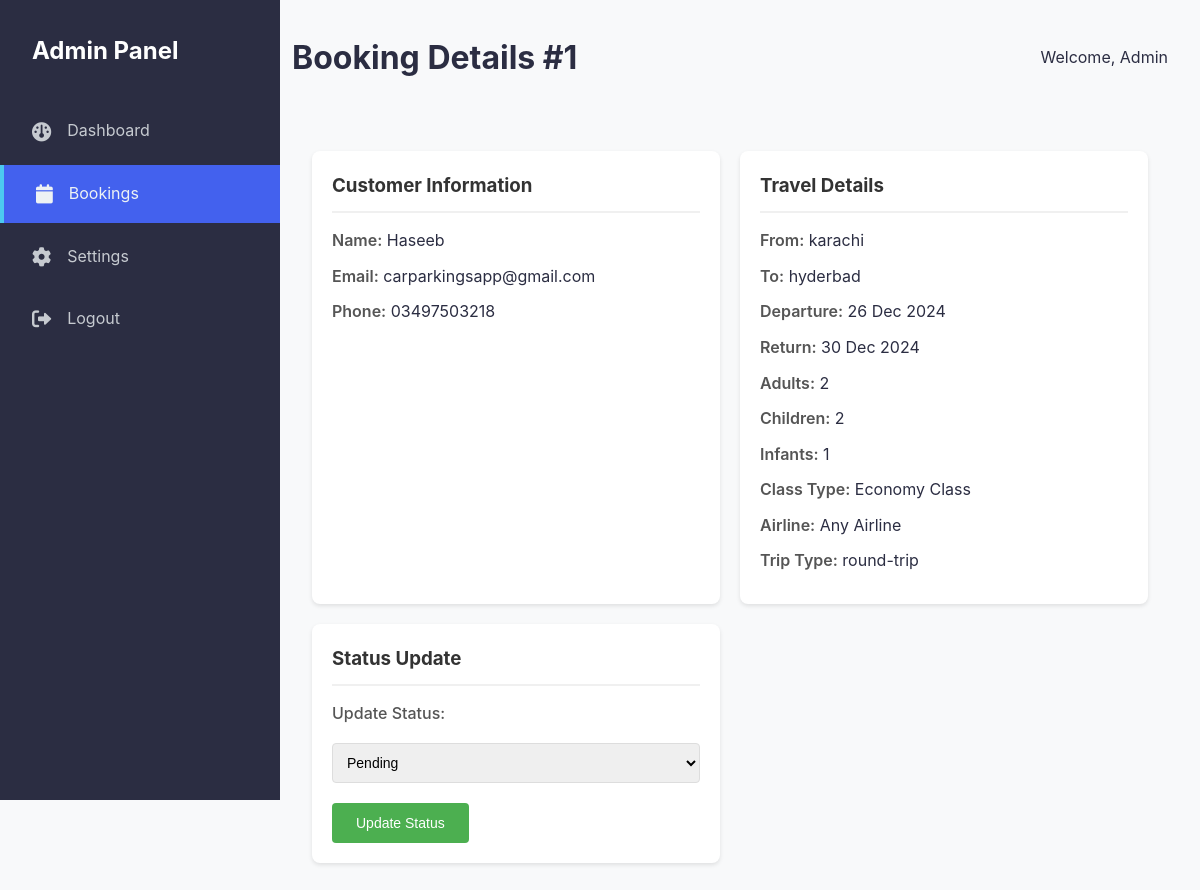
Page /project/admin/view-booking.php?id=1 (signed in) on the committed database.
### tables this page shows
CREATE TABLE bookings (
    id INT AUTO_INCREMENT PRIMARY KEY,
    name VARCHAR(100) NOT NULL,
    email VARCHAR(100) NOT NULL,
    phone VARCHAR(20) NOT NULL,
    from_location VARCHAR(100) NOT NULL,
    to_location VARCHAR(100) NOT NULL,
    departure_date DATE NOT NULL,
    return_date DATE,
    FAdult INT NOT NULL,
    FChild INT NOT NULL,
    FInfant INT NOT NULL,
    FClsType ENUM('ECONOMY', 'PREMIUM', 'BUSINESS') NOT NULL DEFAULT 'ECONOMY',
    passengers INT NOT NULL,
    status ENUM('pending', 'confirmed', 'cancelled') DEFAULT 'pending',
    trip_type ENUM('one-way', 'round-trip') DEFAULT 'round-trip',
    FAirLine VARCHAR(10) NOT NULL DEFAULT 'ALL',
    created_at TIMESTAMP DEFAULT CURRENT_TIMESTAMP,
    deleted_at TIMESTAMP NULL DEFAULT NULL,
    INDEX idx_class_type (FClsType)
);

### project/admin/view-booking.php (the view, shortened to what this page needs)
<?php
require_once '../../private/config.php';
$booking_id = filter_var($_GET['id'], FILTER_SANITIZE_NUMBER_INT);
$sql = "SELECT b.*, COALESCE(b.FClsType, 'ECONOMY') as class_type FROM bookings b WHERE b.id = ? LIMIT 1";
$stmt = $conn->prepare($sql);
$stmt->bind_param("i", $booking_id);
$stmt->execute();
$result = $stmt->get_result();
$booking = $result->fetch_assoc();
function getAirlineName($code) {
    $airlines = [
        'ALL' => 'Any Airline',
        'BA' => 'British Airways',
        'KA' => 'Kenya Airways',
        'RAM' => 'Royal Air Maroc',
        'KLM' => 'KLM',
        'AF' => 'Air France',
        'TK' => 'Turkish Airlines',
        'EK' => 'Emirates',
        'QR' => 'Qatar Airways',
        'LH' => 'Lufthansa',
        'VS' => 'Virgin Atlantic',
        'WB' => 'Rwandair Express',
        'ET' => 'Ethiopian Air Lines',
        'LX' => 'Swiss'
    ];
    return $airlines[$code] ?? $code;
}
function formatClassType($classType) {
    $cleanType = strtoupper(trim($classType ?? 'ECONOMY'));
    $formattedTypes = [
        'ECONOMY' => 'Economy Class',
        'PREMIUM' => 'Premium Economy',
        'BUSINESS' => 'Business Class'
    ];
    return $formattedTypes[$cleanType] ?? 'Economy Class';
}
?>
<!DOCTYPE html>
<html lang="en">
<head>
    <link rel="stylesheet" href="../assets/css/admin.css">
    <link rel="stylesheet" href="https://cdnjs.cloudflare.com/ajax/libs/font-awesome/6.0.0/css/all.min.css">
</head>
<body>
    <div class="admin-container">
        <aside class="sidebar">
            <h2>Admin Panel</h2>
            <nav>
                <ul>
                    <li><a href="index.php"><i class="fas fa-dashboard"></i> Dashboard</a></li>
                    <li class="active"><a href="bookings.php"><i class="fas fa-calendar"></i> Bookings</a></li>
                    <li><a href="settings.php"><i class="fas fa-cog"></i> Settings</a></li>
                    <li><a href="logout.php"><i class="fas fa-sign-out-alt"></i> Logout</a></li>
                </ul>
            </nav>
        </aside>
        <main class="main-content">
            <header class="admin-header">
                <h1>Booking Details #<?php echo $booking['id']; ?></h1>
                <div class="admin-user">
                    <span>Welcome, Admin</span>
                </div>
            </header>
            <div class="booking-details">
                <div class="detail-card">
                    <h3>Customer Information</h3>
                    <p><strong>Name:</strong> <?php echo htmlspecialchars($booking['name']); ?></p>
                    <p><strong>Email:</strong> <?php echo htmlspecialchars($booking['email']); ?></p>
                    <p><strong>Phone:</strong> <?php echo htmlspecialchars($booking['phone']); ?></p>
                </div>
                <div class="detail-card">
                    <h3>Travel Details</h3>
                    <p><strong>From:</strong> <?php echo htmlspecialchars($booking['from_location']); ?></p>
                    <p><strong>To:</strong> <?php echo htmlspecialchars($booking['to_location']); ?></p>
                    <p><strong>Departure:</strong> <?php echo date('d M Y', strtotime($booking['departure_date'])); ?></p>
                    <p><strong>Return:</strong> <?php echo $booking['return_date'] ? date('d M Y', strtotime($booking['return_date'])) : 'N/A'; ?></p>
                    <p><strong>Adults:</strong> <?php echo htmlspecialchars($booking['FAdult']); ?></p>
                    <p><strong>Children:</strong> <?php echo htmlspecialchars($booking['FChild']); ?></p>
                    <p><strong>Infants:</strong> <?php echo htmlspecialchars($booking['FInfant']); ?></p>
                    <p><strong>Class Type:</strong> <?php
                        $classType = $booking['FClsType'] ?? 'ECONOMY';
                        echo htmlspecialchars(formatClassType($classType));
                    ?></p>
                    <p><strong>Airline:</strong> <?php echo htmlspecialchars(getAirlineName($booking['FAirLine'])); ?></p>
                    <p><strong>Trip Type:</strong> <?php echo htmlspecialchars($booking['trip_type']); ?></p>
                </div>
                <div class="detail-card">
                    <h3>Status Update</h3>
                    <form method="POST" action="">
                        <div class="form-group">
                            <label for="status">Update Status:</label>
                            <select name="status" id="status">
                                <option value="pending" <?php echo $booking['status'] === 'pending' ? 'selected' : ''; ?>>Pending</option>
                            </select>
                        </div>
                        <button type="submit" class="btn-update">Update Status</button>
                    </form>
                </div>
            </div>
        </main>
    </div>
</body>
</html>

### project/assets/css/admin.css (style rules this page uses)
:root { --primary: #4361ee; --secondary: #3f37c9; --success: #4cc9f0; --warning: #f72585; --info: #4895ef; --dark: #2b2d42; --gray: #8d99ae; --light-gray: #edf2f4; --white: #ffffff; --body-bg: #f8f9fa; --sidebar-bg: #2b2d42; --card-shadow: 0 2px 6px rgba(0, 0, 0, 0.1); }
* { margin: 0; padding: 0; box-sizing: border-box; }
body { font-family: 'Inter', sans-serif; background: var(--body-bg); color: var(--dark); line-height: 1.6; }
.admin-container { display: flex; min-height: 100vh; }
.sidebar { width: 260px; background: var(--sidebar-bg); color: var(--white); position: fixed; height: 100vh; overflow-y: auto; }
.main-content { flex: 1; margin-left: 260px; padding: 2rem; background: var(--body-bg); }
.sidebar { width: 280px; background: var(--sidebar-bg); padding: 2rem 0; }
.sidebar h2 { color: var(--white); padding: 0 2rem; margin-bottom: 2rem; font-size: 1.5rem; }
.sidebar nav ul { list-style: none; }
.sidebar nav ul li { margin-bottom: 5px; }
.sidebar nav ul li a { display: flex; align-items: center; padding: 1rem 2rem; color: var(--light-gray); text-decoration: none; transition: all 0.3s ease; opacity: 0.8; }
.sidebar nav ul li a i { margin-right: 1rem; font-size: 1.2rem; }
.sidebar nav ul li.active a, .sidebar nav ul li a:hover { background: var(--primary); opacity: 1; border-left: 4px solid var(--success); }
.main-content { flex: 1; padding: 2rem; background: var(--body-bg); }
.admin-header { display: flex; justify-content: space-between; align-items: center; margin-bottom: 2rem; padding-bottom: 1rem; border-bottom: 2px solid var(--peach-cream); }
.form-group { display: flex; flex-direction: column; gap: 0.5rem; }
.form-group label { font-weight: 500; color: var(--dark); }
.booking-details { display: grid; grid-template-columns: repeat(auto-fit, minmax(300px, 1fr)); gap: 20px; padding: 20px; }
.detail-card { background: #ffffff; border-radius: 8px; padding: 20px; box-shadow: 0 2px 4px rgba(0, 0, 0, 0.1); }
.detail-card h3 { color: #333; margin-bottom: 15px; padding-bottom: 10px; border-bottom: 2px solid #f0f0f0; }
.detail-card p { margin: 10px 0; line-height: 1.6; }
.detail-card strong { color: #555; font-weight: 600; }
.form-group { margin-bottom: 20px; }
.form-group label { display: block; margin-bottom: 8px; color: #555; font-weight: 500; }
.form-group select { width: 100%; padding: 10px; border: 1px solid #ddd; border-radius: 4px; font-size: 14px; }
.btn-update { background: #4CAF50; color: white; border: none; padding: 12px 24px; border-radius: 4px; cursor: pointer; font-size: 14px; transition: background 0.3s ease; }
select option[value="pending"] { color: #856404; }
.form-group select { max-width: 100%; box-sizing: border-box; }
.detail-card { word-wrap: break-word; overflow-wrap: break-word; }

### rows in the picture
bookings: id "1", name "Haseeb", email "carparkingsapp@gmail.com", phone "03497503218", from_location "karachi", to_location "hyderbad", departure_date "26 Dec 2024", return_date "30 Dec 2024", FAdult "2", FChild "2", FInfant "1", FClsType "Economy Class", FAirLine "Any Airline", trip_type "round-trip", status "Pending"
